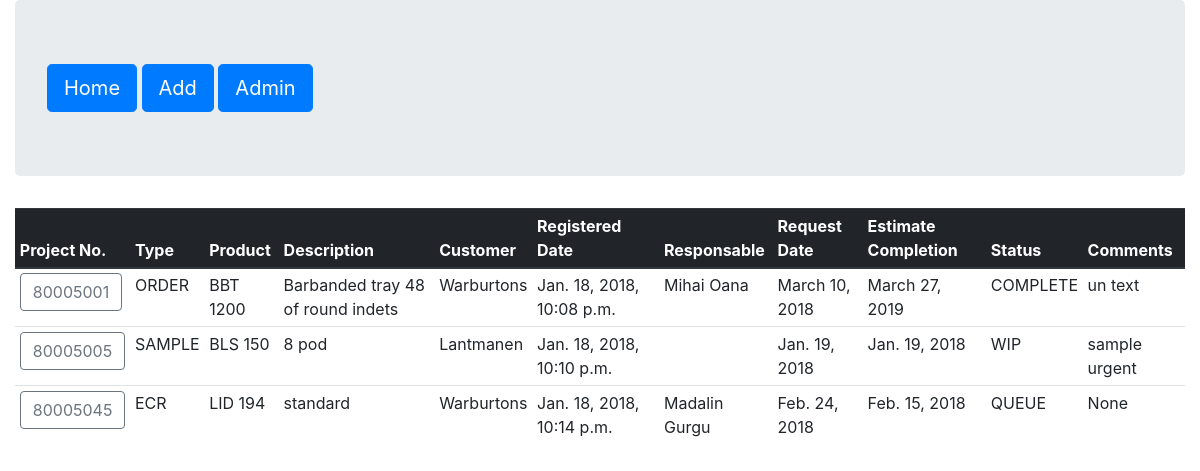
The app's page /, older data.
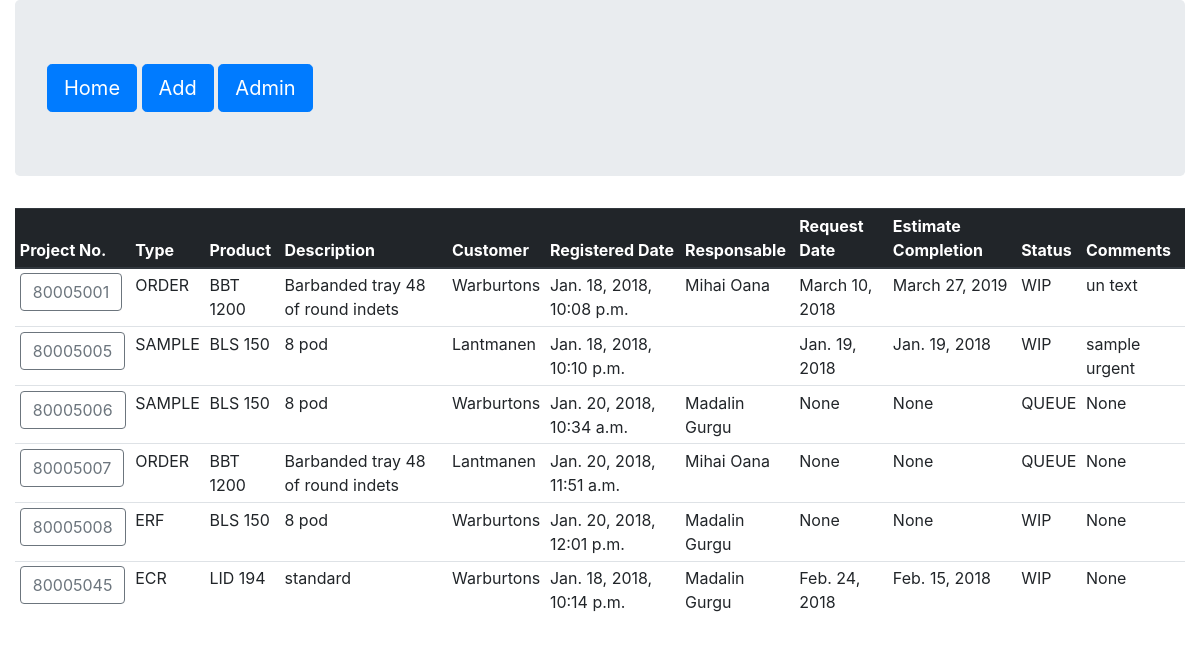
The same page, newer data.
### APMS/apps/orders/models.py (models this page shows, shortened)
class Request(models.Model):
    project_no = models.IntegerField(primary_key=True)
    r_type = models.CharField( max_length=20,
        choices=TYPE_CHOICES, default='ORDER')
    product = models.ForeignKey(Product, null=True, on_delete=models.SET_NULL)
    customer = models.ForeignKey(Customer, null=True, on_delete=models.SET_NULL)
    post_date = models.DateTimeField('date posted')
    order = models.ForeignKey(Order, null=True, blank=True,
        on_delete=models.SET_NULL)
    eng = models.ForeignKey(Engineering, null=True, blank=True,
        on_delete=models.SET_NULL)
    responsable = models.ForeignKey(Staff, null=True, blank=True,
        on_delete=models.SET_NULL)
    request_date = models.DateField('request date', null=True, blank=True)
    estimate = models.DateField('estimate completion date', null=True, blank=True)
    status = models.CharField( max_length=20,
        choices=TYPE_STATUS, default='QUEUE')
    comments = models.CharField(max_length=255, null=True, blank=True)

class Product(models.Model):
    product_id = models.AutoField(primary_key=True)
    p_type = models.CharField( max_length=20,
        choices=TYPE_PRODUCT, default='BBT')
    drawing_no = models.IntegerField()
    description = models.CharField(max_length=255)
    engineer = models.ForeignKey(Staff, null=True, blank=True,
        on_delete=models.SET_NULL)
    technology = models.CharField(max_length=500, null=True, blank=True)

class Customer(models.Model):
    customer_id = models.AutoField(primary_key=True)
    name = models.CharField(max_length=100)
    country = models.CharField(max_length=50, null=True, blank=True)
    adress = models.CharField(max_length=255, null=True, blank=True)
    contact_name = models.CharField(max_length=100, null=True, blank=True)
    sales_responsable = models.ForeignKey(Staff, null=True, blank=True,
        on_delete=models.SET_NULL)

class Staff(models.Model):
    staff_id = models.AutoField(primary_key=True)
    role = models.CharField(max_length=50)
    name = models.CharField(max_length=100)
    email = models.CharField(max_length=50, null=True, blank=True)
    phone = models.IntegerField(null=True, blank=True)
    location = models.CharField(max_length=50, null=True, blank=True)
    user = models.CharField(max_length=100, null=True, blank=True)

### APMS/apps/orders/views.py (the view)
# urls.py: url(r'^$', views.index, name='home'),
def index(request):
    myrequsts = Request.objects.all()
    return render(request, 'index.html', {
        'myrequsts': myrequsts,
        })

### APMS/apps/orders/templates/index.html (shortened to what this page needs)
{% extends 'base.html' %}
{% load crispy_forms_tags %}
{% block nav %}
  {{ block.super }}
{% endblock nav %}
{% block content %}
<div class="table-responsive">
  <table class="table table-hover table-sm">
    <thead class="thead-dark">
      <tr>
        <th scope="col">Project No.</th>
        <th scope="col">Type</th>
        <th scope="col">Product</th>
        <th scope="col">Description</th>
        <th scope="col">Customer</th>
        <th scope="col">Registered Date</th>
        <th scope="col">Responsable</th>
        <th scope="col">Request Date</th>
        <th scope="col">Estimate Completion</th>
        <th scope="col">Status</th>
        <th scope="col">Comments</th>
      </tr>
    </thead>
    <tbody>
      {% for req in myrequsts %}
      <tr>
          <td>
            <a class="btn btn-outline-secondary btn-md" role="button"
              href="{% url 'order_detail' pk=req.project_no %}">
              {{  req.project_no  }}</a></td>
          <td>{{  req.r_type  }}</td>
          <td>{{  req.product.p_type  }} {{ req.product.drawing_no}}</td>
          <td>{{  req.product.description  }}</td>
          <td>{{  req.customer.name  }}</td>
          <td>{{  req.post_date  }}</td>
          <td>{{  req.responsable.name  }}</td>
          <td>{{  req.request_date  }}</td>
          <td>{{  req.estimate  }}</td>
          <td>{{  req.status  }}</td>
          <td>{{  req.comments  }}</td>
      </tr>
      {% endfor %}
    </tbody>
  </table>
</div>
{% endblock content %}

### APMS/apps/orders/templates/base.html (shortened to what this page needs)
{% load staticfiles %}
<!doctype html>
<html lang="en">
<head>
    <link rel="stylesheet" href="https://maxcdn.bootstrapcdn.com/bootstrap/4.0.0-beta.3/css/bootstrap.min.css"
>
    <link rel="stylesheet" href="{% static 'css/orders.css' %}" />
</head>
<body>
<div class="container-fluid">
    <div class="jumbotron">
    <nav>
        {% block nav %}
        <a class="btn btn-primary btn-lg" role="button"
            href="{% url 'home' %}" role="button">Home</a>
        <a class="btn btn-primary btn-lg" role="button"
            href="{% url 'order_create' %}" role="button">Add</a>
        <a class="btn btn-primary btn-lg" role="button"
            href="{% url 'admin' %}" role="button">Admin</a>
        {% endblock nav %}
    </nav>
    </div>
    {% block content %}{% endblock content %}
</div>
</body>
</html>

Row changes from the older to the newer data that the page shows:
changed Request "Jan. 18, 2018, 10:08 p.m.": status "COMPLETE" → "WIP"
added Request: project_no "80005006", r_type "SAMPLE", product.p_type "BLS", product.drawing_no "150", product.description "8 pod", customer.name "Warburtons", post_date "Jan. 20, 2018, 10:34 a.m.", responsable.name "Madalin Gurgu", request_date "None", estimate "None", status "QUEUE", comments "None"
added Request: project_no "80005007", r_type "ORDER", product.p_type "BBT", product.drawing_no "1200", product.description "Barbanded tray 48 of round indets", customer.name "Lantmanen", post_date "Jan. 20, 2018, 11:51 a.m.", responsable.name "Mihai Oana", request_date "None", estimate "None", status "QUEUE", comments "None"
added Request: project_no "80005008", r_type "ERF", product.p_type "BLS", product.drawing_no "150", product.description "8 pod", customer.name "Warburtons", post_date "Jan. 20, 2018, 12:01 p.m.", responsable.name "Madalin Gurgu", request_date "None", estimate "None", status "WIP", comments "None"
changed Request "ECR": status "QUEUE" → "WIP"
